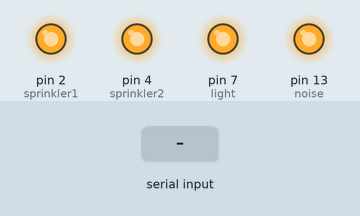
A sketch run on a simulated Arduino Uno, built with avr-gcc and run on an emulated ATmega328P. Parts: output pins drawn as LEDs (lit = HIGH). The inputs (shaded band) are chosen by the test bench.

Above: at 1.2 s.
1.3 s: "a" received over Serial
At 2.4 s:
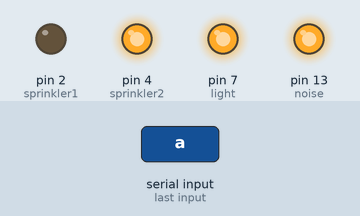
2.8 s: "c" received over Serial
At 3.5 s:
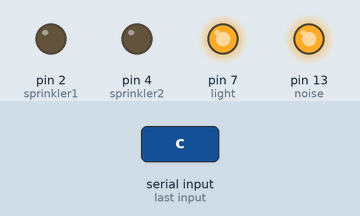
4.3 s: "b" received over Serial
At 4.6 s:
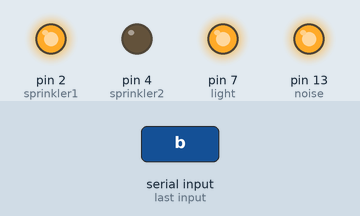
5.8 s: "f" received over Serial
At 7.0 s:
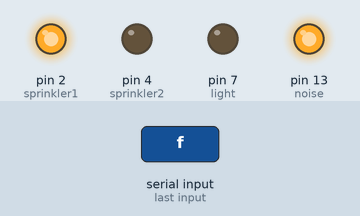
7.3 s: "d" received over Serial
At 8.1 s:
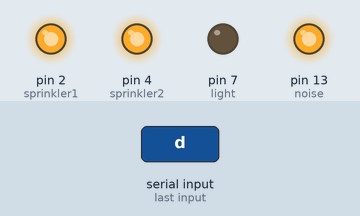
8.8 s: "h" received over Serial
At 9.3 s:
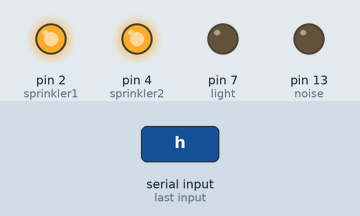
Timing chart, 0 to 11.3 s (numbered marks = the images above; inputs shaded):
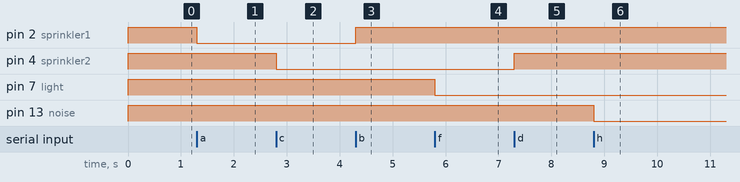

Measured:
- after the input at 1.3 s, pin 2 (sprinkler1): HIGH → LOW at once
- after the input at 2.8 s, pin 4 (sprinkler2): HIGH → LOW at once
- after the input at 4.3 s, pin 2 (sprinkler1): LOW → HIGH at once
- after the input at 5.8 s, pin 7 (light): HIGH → LOW at once
- after the input at 7.3 s, pin 4 (sprinkler2): LOW → HIGH at once
- after the input at 8.8 s, pin 13 (noise): HIGH → LOW at once

The sketch:

Urtxintxa.ino
```cpp
const int sprinkler1 = 2;
const int sprinkler2 = 4;
const int light = 7;
const int noise = 13;
const int lightSensorPin = A0;
const int autoOnPin = 8;
const int dayNightPin = 12;

int lightValue;
int minLightValue;
int maxLightValue;
int adjustedLightValue;

void setup() {
  pinMode(sprinkler1, OUTPUT);
  pinMode(sprinkler2, OUTPUT);
  pinMode(light, OUTPUT);
  pinMode(noise, OUTPUT);
  pinMode(autoOnPin, INPUT);
  pinMode(dayNightPin, INPUT);

  digitalWrite(sprinkler1, HIGH);
  digitalWrite(sprinkler2, HIGH);
  digitalWrite(noise, HIGH);
  digitalWrite(light, HIGH);

  lightValue = analogRead(lightSensorPin);
  minLightValue = lightValue - 10;
  maxLightValue = lightValue + 10;

  Serial.begin(9600); //initialize port at 9600 bauds

}

void loop() {
  if (Serial.available()) {
      char instruction = Serial.read();
      if (instruction == 'a') { //If it is an 'a', switch sprinkler 1 ON
         digitalWrite(sprinkler1, LOW);
      }else if (instruction == 'b') { //If it is a 'b', switch sprinkler 1 OFF
         digitalWrite(sprinkler1, HIGH);
      }else if (instruction == 'c') { //If it is a 'c', switch sprinkler 2 ON
         digitalWrite(sprinkler2, LOW);
      }else if (instruction == 'd') { //If it is a 'd', switch sprinkler 2 OFF
         digitalWrite(sprinkler2, HIGH);
      }else if (instruction == 'e') { //If it is an 'e', return day/night
         Serial.write(getIsNight());
      }else if (instruction == 'f') { //If it is a 'f', switch light ON
         digitalWrite(light, LOW);
      }else if (instruction == 'g') { //If it is a 'g', switch light OFF
         digitalWrite(light, HIGH);
      }else if (instruction == 'h') { //If it is a 'h', switch noise ON
         digitalWrite(noise, LOW);
      }else if (instruction == 'i') { //If it is a 'i', switch noise OFF
         digitalWrite(noise, HIGH);
      }
   }
}

char getIsNight(){
  int autoOn = digitalRead(autoOnPin);
  int dayNight = digitalRead(dayNightPin);

  if (autoOn == HIGH){
    lightValue = analogRead(lightSensorPin);
    //Adjust minimum and maximum limits
    if(minLightValue > lightValue){
      minLightValue = lightValue;
    }
    if(maxLightValue < lightValue){
      maxLightValue = lightValue;
    }
    //Set the result between 0-100
    adjustedLightValue = map(lightValue, minLightValue, maxLightValue, 0, 100);
    if (adjustedLightValue <= 5){
      return 'z'; //it is night
    }else{
      return 'y'; // it is day
    }
  }else{
    if (dayNight == HIGH){
      return 'y';
    }else{
      return 'z';
    }
  }
}
```
